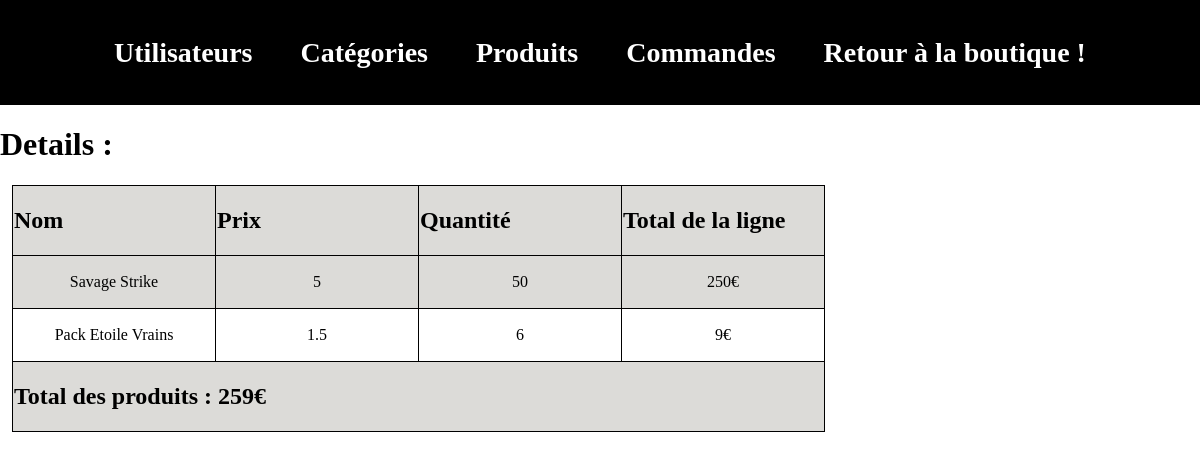
Screenshot of /admin/index.php?page=orders&action=details&order_id=14 (signed in) with the database file from the repository.
### tables this page shows
CREATE TABLE IF NOT EXISTS `order_details` (
  `id` int(11) NOT NULL AUTO_INCREMENT,
  `order_id` int(11) NOT NULL,
  `name` varchar(255) NOT NULL,
  `price` float NOT NULL,
  `quantity` int(11) NOT NULL,
  PRIMARY KEY (`id`),
  KEY `order_products_order_id_link` (`order_id`)
);

### admin/index.php (called while the page is built, shortened)
<?php
if(isset($_GET['page'])){
    switch ($_GET['page']){
        case'orders' :
            require 'controllers/ordersController.php';
            break;
    }
}
else{
    require 'controllers/indexController.php';
}
require ('views/layout.php');

### admin/models/Orders.php (called while the page is built, shortened)
<?php
function getDetails($order_id)
{
    $db = dbConnect();
    $query = $db->prepare('SELECT * FROM order_details WHERE order_id = ?');
    $result = $query->execute([
        $order_id
    ]);
    $details = $query->fetchAll();
    return $details;
}

### admin/controllers/ordersController.php (called while the page is built, shortened)
<?php
require 'models/Orders.php';
if (isset($_GET['action'])){
    switch ($_GET['action']){
        case 'details':
            $orders = getDetails($_GET['order_id']);
            break;
    }
}
else{
    header('Location:index.php');
    exit();
}

### admin/views/orderDetails.php (the view, shortened to what this page needs)
<div class="ordersContainer">
    <table>
        <h1>Details : </h1>
        <thead>
        <tr>
            <td><h2>Nom</h2></td>
            <td><h2>Prix</h2></td>
            <td><h2>Quantité</h2></td>
            <td><h2>Total de la ligne</h2></td>
        </tr>
        </thead>
        <?php $total = 0;?>
        <?php foreach ($orders as $order): ?>
            <tr>
                <td><p><?= $order['name'] ;?></p></td>
                <td><p><?= $order['price'] ;?></p></td>
                <td><p><?= $order['quantity'] ;?></p></td>
                <td><p><?= $rowTotal = $order['quantity'] * $order['price'] ;?>€</p></td>
                <?php $total += $rowTotal;?>
            </tr>
        <?php endforeach; ?>
        <tr>
            <td colspan="4"><h2>Total des produits : <?= $total ;?>€</h2></td>
        </tr>
    </table>
</div>

### admin/assets/css/header.css (style rules this page uses)
body { margin: 0; font-family: Oxygen; }

### admin/assets/css/List.css (style rules this page uses)
table tr:nth-child(odd) { background-color: #dcdbd8; }
table { border-collapse: collapse; margin: 1%; }
table td { width: 200px; border: 1px solid black; height: 50px; }
table td a, table td p { display: flex; align-items: center; justify-content: center; text-align: center; }

### rows the page displays
order_details: name "Savage Strike", price "5", quantity "50", $rowTotal = $order['quantity'] * $order['price'] "250"
order_details: name "Pack Etoile Vrains", price "1.5", quantity "6", $rowTotal = $order['quantity'] * $order['price'] "9"

### other values shown
$total "259"
